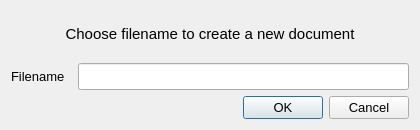
<?xml version="1.0" encoding="UTF-8"?>
<ui version="4.0">
 <class>NewFileWindow</class>
 <widget class="QDialog" name="NewFileWindow">
  <property name="geometry">
   <rect>
    <x>0</x>
    <y>0</y>
    <width>420</width>
    <height>130</height>
   </rect>
  </property>
  <property name="minimumSize">
   <size>
    <width>420</width>
    <height>130</height>
   </size>
  </property>
  <property name="maximumSize">
   <size>
    <width>420</width>
    <height>130</height>
   </size>
  </property>
  <property name="windowTitle">
   <string>New File</string>
  </property>
  <layout class="QVBoxLayout" name="verticalLayout">
   <item>
    <widget class="QLabel" name="label_2">
     <property name="minimumSize">
      <size>
       <width>0</width>
       <height>0</height>
      </size>
     </property>
     <property name="maximumSize">
      <size>
       <width>16777215</width>
       <height>1677215</height>
      </size>
     </property>
     <property name="font">
      <font>
       <pointsize>11</pointsize>
      </font>
     </property>
     <property name="text">
      <string>Choose filename to create a new document</string>
     </property>
     <property name="alignment">
      <set>Qt::AlignCenter</set>
     </property>
     <property name="wordWrap">
      <bool>true</bool>
     </property>
    </widget>
   </item>
   <item>
    <layout class="QHBoxLayout" name="horizontalLayout">
     <property name="spacing">
      <number>13</number>
     </property>
     <item>
      <widget class="QLabel" name="label">
       <property name="font">
        <font>
         <pointsize>10</pointsize>
        </font>
       </property>
       <property name="text">
        <string>Filename</string>
       </property>
      </widget>
     </item>
     <item>
      <widget class="QLineEdit" name="lineEdit_fileName">
       <property name="minimumSize">
        <size>
         <width>0</width>
         <height>27</height>
        </size>
       </property>
       <property name="font">
        <font>
         <pointsize>10</pointsize>
        </font>
       </property>
       <property name="maxLength">
        <number>50</number>
       </property>
      </widget>
     </item>
    </layout>
   </item>
   <item>
    <layout class="QHBoxLayout" name="horizontalLayout_2">
     <item>
      <spacer name="horizontalSpacer">
       <property name="orientation">
        <enum>Qt::Horizontal</enum>
       </property>
       <property name="sizeHint" stdset="0">
        <size>
         <width>40</width>
         <height>20</height>
        </size>
       </property>
      </spacer>
     </item>
     <item>
      <widget class="QLabel" name="label_incorrectFilename">
       <property name="palette">
        <palette>
         <active>
          <colorrole role="WindowText">
           <brush brushstyle="SolidPattern">
            <color alpha="255">
             <red>255</red>
             <green>0</green>
             <blue>0</blue>
            </color>
           </brush>
          </colorrole>
         </active>
         <inactive>
          <colorrole role="WindowText">
           <brush brushstyle="SolidPattern">
            <color alpha="255">
             <red>255</red>
             <green>0</green>
             <blue>0</blue>
            </color>
           </brush>
          </colorrole>
         </inactive>
         <disabled>
          <colorrole role="WindowText">
           <brush brushstyle="SolidPattern">
            <color alpha="255">
             <red>120</red>
             <green>120</green>
             <blue>120</blue>
            </color>
           </brush>
          </colorrole>
         </disabled>
        </palette>
       </property>
       <property name="font">
        <font>
         <pointsize>10</pointsize>
        </font>
       </property>
       <property name="text">
        <string/>
       </property>
      </widget>
     </item>
     <item>
      <spacer name="horizontalSpacer_2">
       <property name="orientation">
        <enum>Qt::Horizontal</enum>
       </property>
       <property name="sizeHint" stdset="0">
        <size>
         <width>40</width>
         <height>20</height>
        </size>
       </property>
      </spacer>
     </item>
     <item>
      <widget class="QDialogButtonBox" name="buttonBox">
       <property name="font">
        <font>
         <pointsize>10</pointsize>
        </font>
       </property>
       <property name="standardButtons">
        <set>QDialogButtonBox::Cancel|QDialogButtonBox::Ok</set>
       </property>
      </widget>
     </item>
    </layout>
   </item>
  </layout>
 </widget>
 <resources/>
 <connections/>
</ui>
